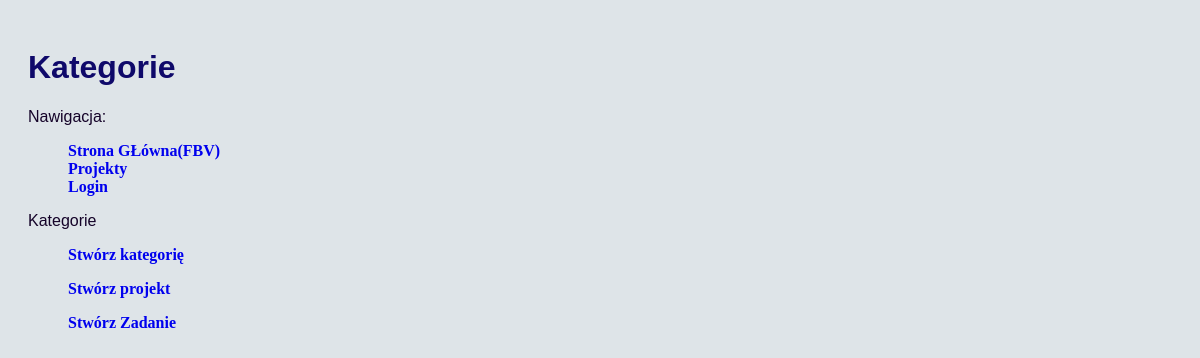
Before: / with the older database file.
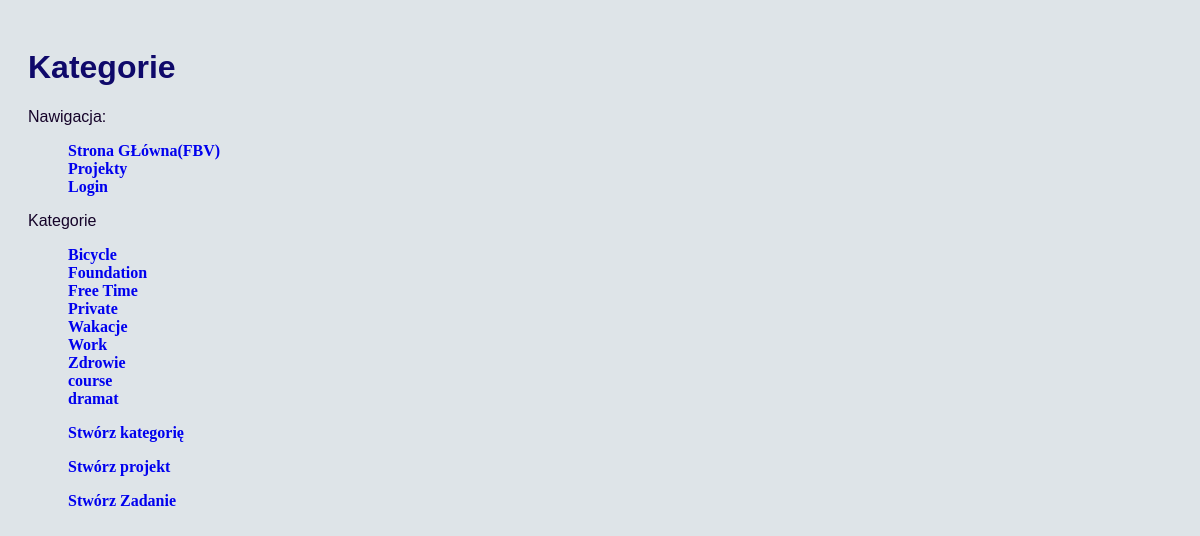
After: the same page with the newer database file.
### todo/models.py (models this page shows, shortened)
class Category(models.Model):
    name = models.CharField(max_length=120, unique=True, verbose_name="name")
    class Meta:
        verbose_name = "Category"
        verbose_name_plural = "Categories"

### todo/views.py (the view)
# urls.py: path('', views.index, name="index"),
def index(request):
    categories = Category.objects.all().order_by('name')
    context = {
        'title': "Kategorie",
        'categories': categories,
    }
    return render(request, "todo/index.html", context)

### todo/templates/todo/index.html
{% extends "base.html" %}
{% block content %}
<p>Kategorie</p>
<ul>
    {% for category in categories %}
    <li><a href="{% url 'category_details' category.pk %}">{{ category.name }}</a> </li>
    {% endfor %}
</ul>
<ul>
    <li class="container"><a href="{% url 'category_create' %}">Stwórz kategorię</a></li>
</ul>
<ul>
    <li class="container"><a href="{% url 'project_create' %}">Stwórz projekt</a></li>
</ul>
<ul>
    <li class="container"><a href="{% url 'task_create' %}">Stwórz Zadanie</a></li>
</ul>
{% endblock %}

### todo/templates/base.html (shortened to what this page needs)
{% load static %}
<!DOCTYPE html>
<html lang="en">
<head>
    <link rel="stylesheet" type="text/css" href="{% static 'todo/style.css' %}">
</head>
<body>
    <h1>{{ title }}</h1>
    <nav>
        Nawigacja:
        <ul>
            <li><a href="{% url 'index' %}"> Strona GŁówna(FBV)</a> </li>
            <li class="container"><a href="{% url 'projects' %}">Projekty</a></li>
            {% if user.is_authenticated %}
            <li class="container">Hello, {{ user.first_name}}</li>
            <li class="container"><a href="{% url 'tasks_list' %}">Lista zadań</a></li>
            <li class="container"><a href="{% url 'logout' %}">Logout</a></li>
            {% else %}
            <li class="container"><a href="{% url 'login' %}">Login</a></li>
            {% endif %}
        </ul>
    </nav>
    {% block content %}{% endblock %}
</body>
</html>

### todo/static/todo/style.css (style rules this page uses)
body { font-family: Arial, Helvetica, sans-serif; background-color: #dbe2e6e7; color: #150329; position: fixed; padding: 20px 20px 20px 20px; }
h1 { color: #0f096a; font-family: Verdana, Geneva, Tahoma, sans-serif; }
ul { list-style: none; }
li { list-style: none; }
a { text-decoration: none; font-family: 'Times New Roman', Times, serif; font-weight: 700; }

Changed rows visible on the page:
added Category: name "Bicycle"
added Category: name "Foundation"
added Category: name "Free Time"
added Category: name "Private"
added Category: name "Wakacje"
added Category: name "Work"
added Category: name "Zdrowie"
added Category: name "course"
added Category: name "dramat"
